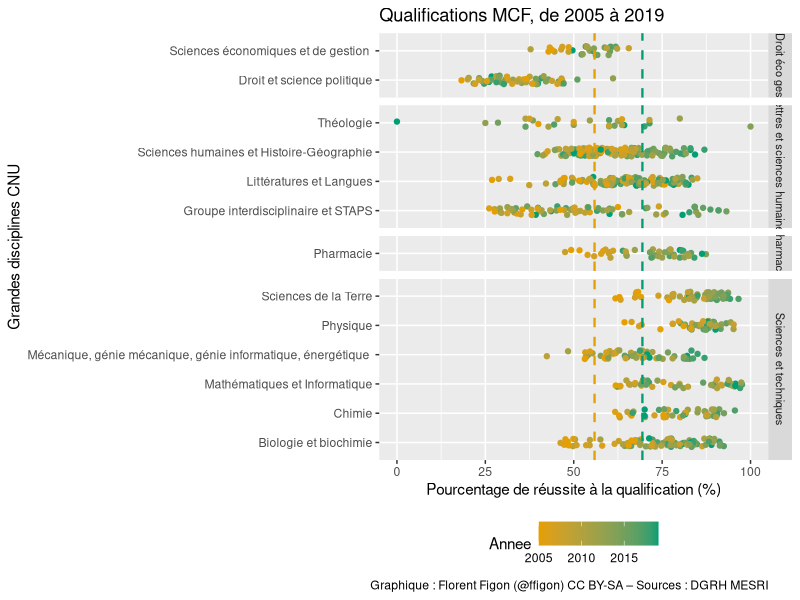
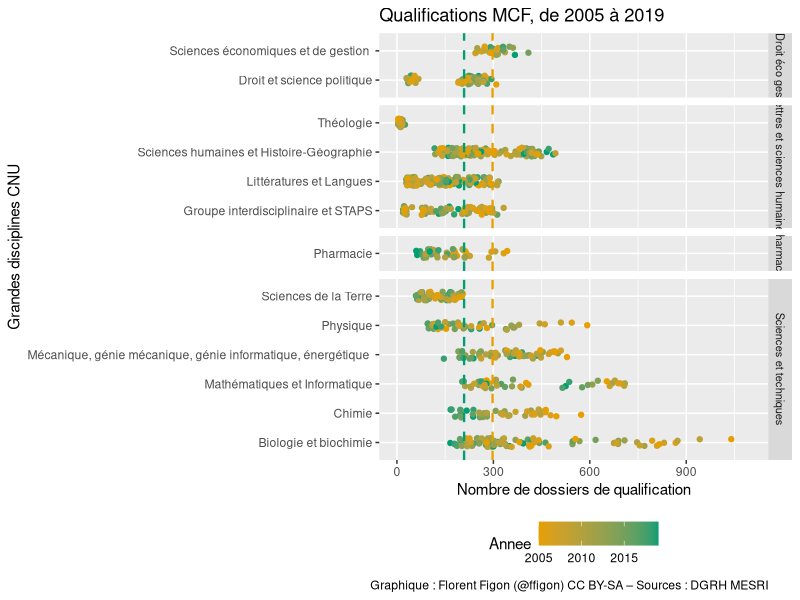
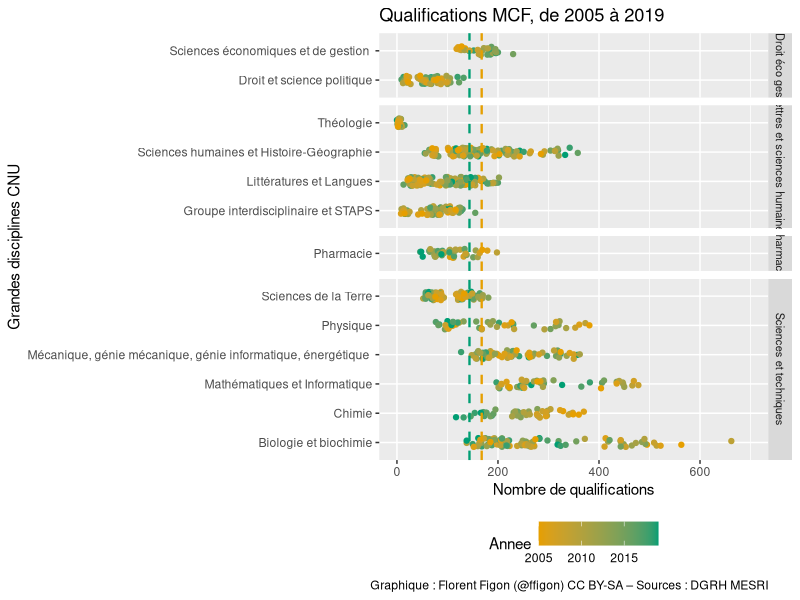
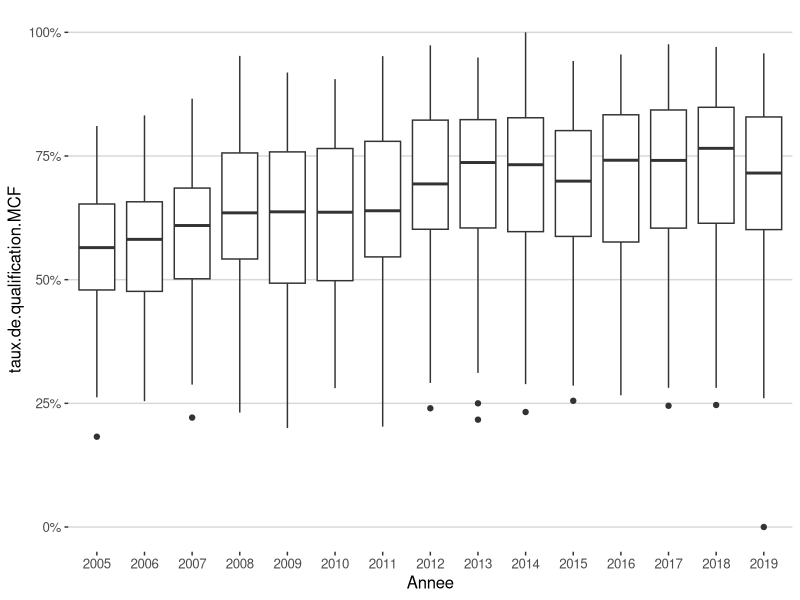
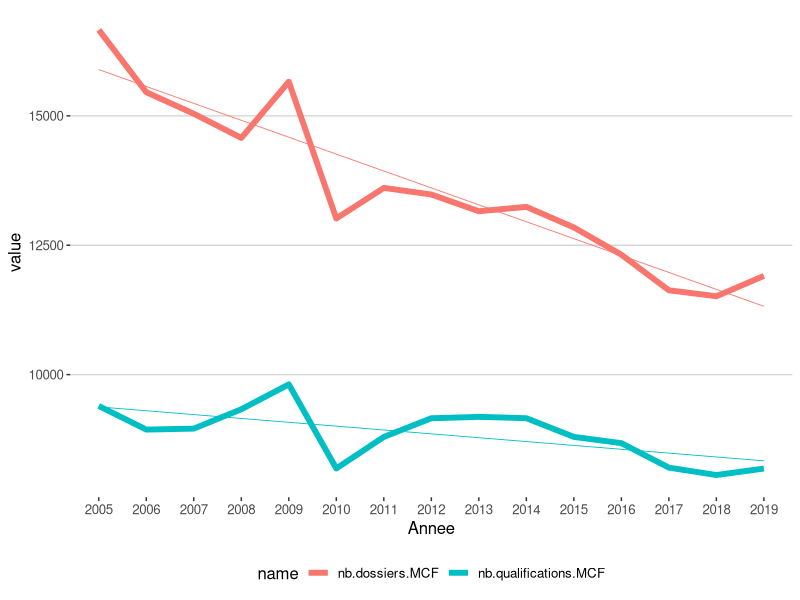
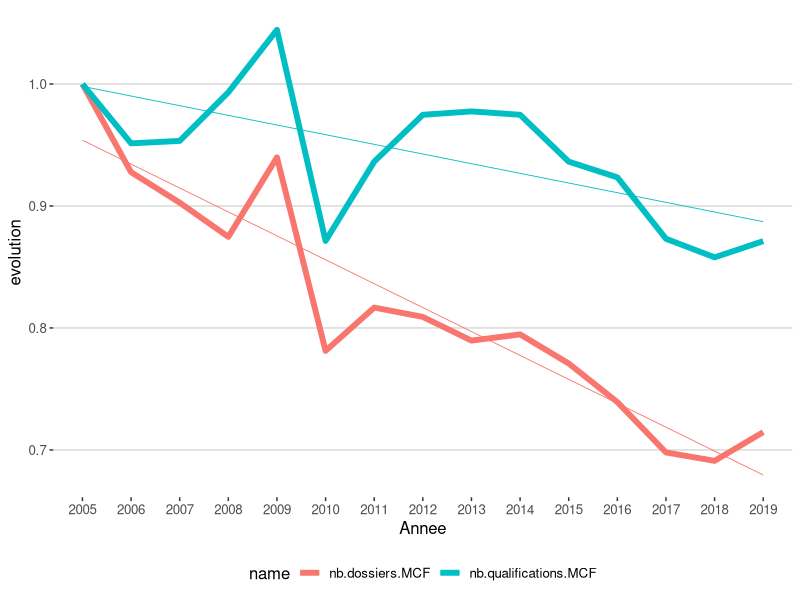
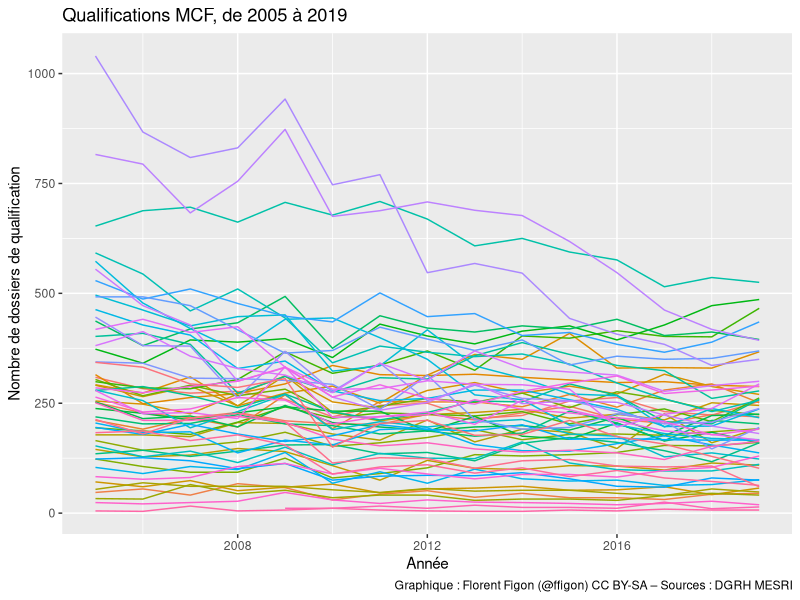
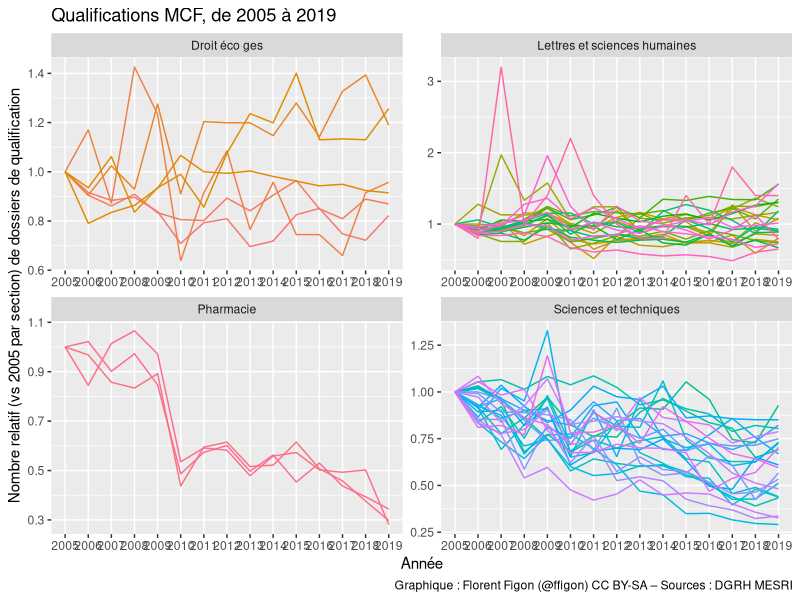

The R script that drew these images, in order:
## ---- chunk 1
knitr::opts_chunk$set(echo = FALSE)

library(tidyverse)
library(ggthemes)
library(ggbeeswarm)
library("gridExtra")
data_CNU = read.table("DB_CNU_QualificationRecrutements_20201123.csv", h=T, sep=";")
## ---- chunk 2
colnames(data_CNU)
## ---- chunk 3
tapply(data_CNU$QualificationQualifies.MCF/data_CNU$QualificationDossiers.MCF, data_CNU$Annee, mean, na.rm=T)
## ---- chunk 4
ggplot(data_CNU, aes(x = (QualificationQualifies.MCF/QualificationDossiers.MCF)*100, y = GroupeCNU, color=Annee)) +
  geom_jitter(width = 0, height = 0.15) +
  geom_vline(xintercept=55.88368, linetype="dashed", color = "#E69F00", size=0.8) + 
  geom_vline(xintercept=69.41814, linetype="dashed", color = "#009E73", size=0.8) +
  xlim(0,100) +
  theme(legend.position="bottom") +
  facet_grid(GrandeDisciplineCNU~., scales="free", space="free") +
  theme(strip.text.y = element_text(size = 8)) +
  scale_color_gradient(low="#E69F00", high="#009E73") +
  labs(title="Qualifications MCF, de 2005 à 2019", y ="Grandes disciplines CNU", x = "Pourcentage de réussite à la qualification (%)") +
  labs(caption = "Graphique : Florent Figon (@ffigon) CC BY-SA – Sources : DGRH MESRI")
## ---- chunk 5
tapply(data_CNU$QualificationDossiers.MCF, data_CNU$Annee, mean, na.rm=T)
## ---- chunk 6
ggplot(data_CNU, aes(x = QualificationDossiers.MCF, y = GroupeCNU, color=Annee)) +
  geom_jitter(width = 0, height = 0.15) +
  geom_vline(xintercept=297.5357, linetype="dashed", color = "#E69F00", size=0.8) + 
  geom_vline(xintercept=208.8947, linetype="dashed", color = "#009E73", size=0.8) +
  xlim(0,1100) +
  theme(legend.position="bottom") +
  facet_grid(GrandeDisciplineCNU~., scales="free", space="free") +
  theme(strip.text.y = element_text(size = 8)) +
  scale_color_gradient(low="#E69F00", high="#009E73") +
  labs(title="Qualifications MCF, de 2005 à 2019", y ="Grandes disciplines CNU", x = "Nombre de dossiers de qualification") +
  labs(caption = "Graphique : Florent Figon (@ffigon) CC BY-SA – Sources : DGRH MESRI")
## ---- chunk 7
tapply(data_CNU$QualificationQualifies.MCF, data_CNU$Annee, mean, na.rm=T)
## ---- chunk 8
ggplot(data_CNU, aes(x = QualificationQualifies.MCF, y = GroupeCNU, color=Annee)) +
  geom_jitter(width = 0, height = 0.15) +
  geom_vline(xintercept=167.7500, linetype="dashed", color = "#E69F00", size=0.8) + 
  geom_vline(xintercept=143.5789, linetype="dashed", color = "#009E73", size=0.8) +
  xlim(0,700) +
  theme(legend.position="bottom") +
  facet_grid(GrandeDisciplineCNU~., scales="free", space="free") +
  theme(strip.text.y = element_text(size = 8)) +
  scale_color_gradient(low="#E69F00", high="#009E73") +
  labs(title="Qualifications MCF, de 2005 à 2019", y ="Grandes disciplines CNU", x = "Nombre de qualifications") +
  labs(caption = "Graphique : Florent Figon (@ffigon) CC BY-SA – Sources : DGRH MESRI")
## ---- chunk 9
cnu <- data_CNU %>%
  mutate(
    Annee = as.factor(Annee),
    taux.de.qualification.MCF = QualificationQualifies.MCF / QualificationDossiers.MCF)
## ---- chunk 10
cnu %>%
  ggplot(aes(x=Annee, y=taux.de.qualification.MCF)) +
    geom_boxplot() +
    scale_y_continuous(labels=scales::percent) +
  theme_hc()
## ---- chunk 11
cnu.sum <- cnu %>%
  group_by(Annee) %>%
  summarise(
    nb.dossiers.MCF = sum(QualificationDossiers.MCF, na.rm = TRUE),
    nb.qualifications.MCF = sum(QualificationQualifies.MCF, na.rm = TRUE)
  ) %>%
  pivot_longer(-Annee) %>%
  group_by(name) %>%
  mutate(evolution = value / first(value)) %>%
  ungroup()

ggplot(cnu.sum, aes(x=Annee, y=value, color=name, group=name)) +
  geom_line(size=2) +
  geom_smooth(method="lm", se=FALSE, size=0.3) +
  theme_hc()
## ---- chunk 12
  ggplot(cnu.sum, aes(x=Annee, y=evolution, color=name, group=name)) +
    geom_line(size=2) +
    geom_smooth(method="lm", se=FALSE, size=0.3) +
    theme_hc()
## ---- chunk 13
annee1 = head(cnu.sum$Annee, 1)
annee2 = tail(cnu.sum$Annee, 1)
dossiers1 = subset(cnu.sum,name=="nb.dossiers.MCF",value) %>% head(1)
dossiers2 = subset(cnu.sum,name=="nb.dossiers.MCF",value) %>% tail(1)
ddossiers = scales::percent((subset(cnu.sum,name=="nb.dossiers.MCF",evolution) %>% tail(1)-1)[[1]])
qualifs1 = subset(cnu.sum,name=="nb.qualifications.MCF",value) %>% head(1)
qualifs2 = subset(cnu.sum,name=="nb.qualifications.MCF",value) %>% tail(1)
dqualifs = scales::percent((subset(cnu.sum,name=="nb.qualifications.MCF",evolution) %>% tail(1)-1)[[1]])
## ---- chunk 14
ggplot(data_CNU, aes(x=Annee, y=QualificationDossiers.MCF, group=SectionCNU, color=SectionCNU)) +
  geom_line() +
  theme(legend.position="none") +
  labs(title="Qualifications MCF, de 2005 à 2019", x ="Année", y = "Nombre de dossiers de qualification") +
  labs(caption = "Graphique : Florent Figon (@ffigon) CC BY-SA – Sources : DGRH MESRI")
## ---- chunk 15
cnu.parSection <- cnu %>% group_by(SectionCNU) %>% arrange(Annee, SectionCNU.ID) %>% mutate(debut = first(QualificationDossiers.MCF)) %>% mutate(evolution = QualificationDossiers.MCF/debut) %>% ungroup()

ggplot(cnu.parSection, aes(x=Annee, y=evolution, group=SectionCNU, color=SectionCNU)) +
  geom_line() +
  theme(legend.position="none") +
  facet_wrap(.~GrandeDisciplineCNU, scale="free") +
  labs(title="Qualifications MCF, de 2005 à 2019", x ="Année", y = "Nombre relatif (vs 2005 par section) de dossiers de qualification") +
  labs(caption = "Graphique : Florent Figon (@ffigon) CC BY-SA – Sources : DGRH MESRI")

ggplot(cnu.parSection, aes(x=Annee, y=evolution, group=SectionCNU, color=SectionCNU)) +
  geom_smooth(method="lm", se=F, size=0.3) +
  theme(legend.position="none") +
  facet_wrap(.~GrandeDisciplineCNU, scale="free") +
  labs(title="Qualifications MCF, de 2005 à 2019", x ="Année", y = "Régression linéaire du nombre relatif (vs 2005 par section) de dossiers de qualification") +
  labs(caption = "Graphique : Florent Figon (@ffigon) CC BY-SA – Sources : DGRH MESRI")
